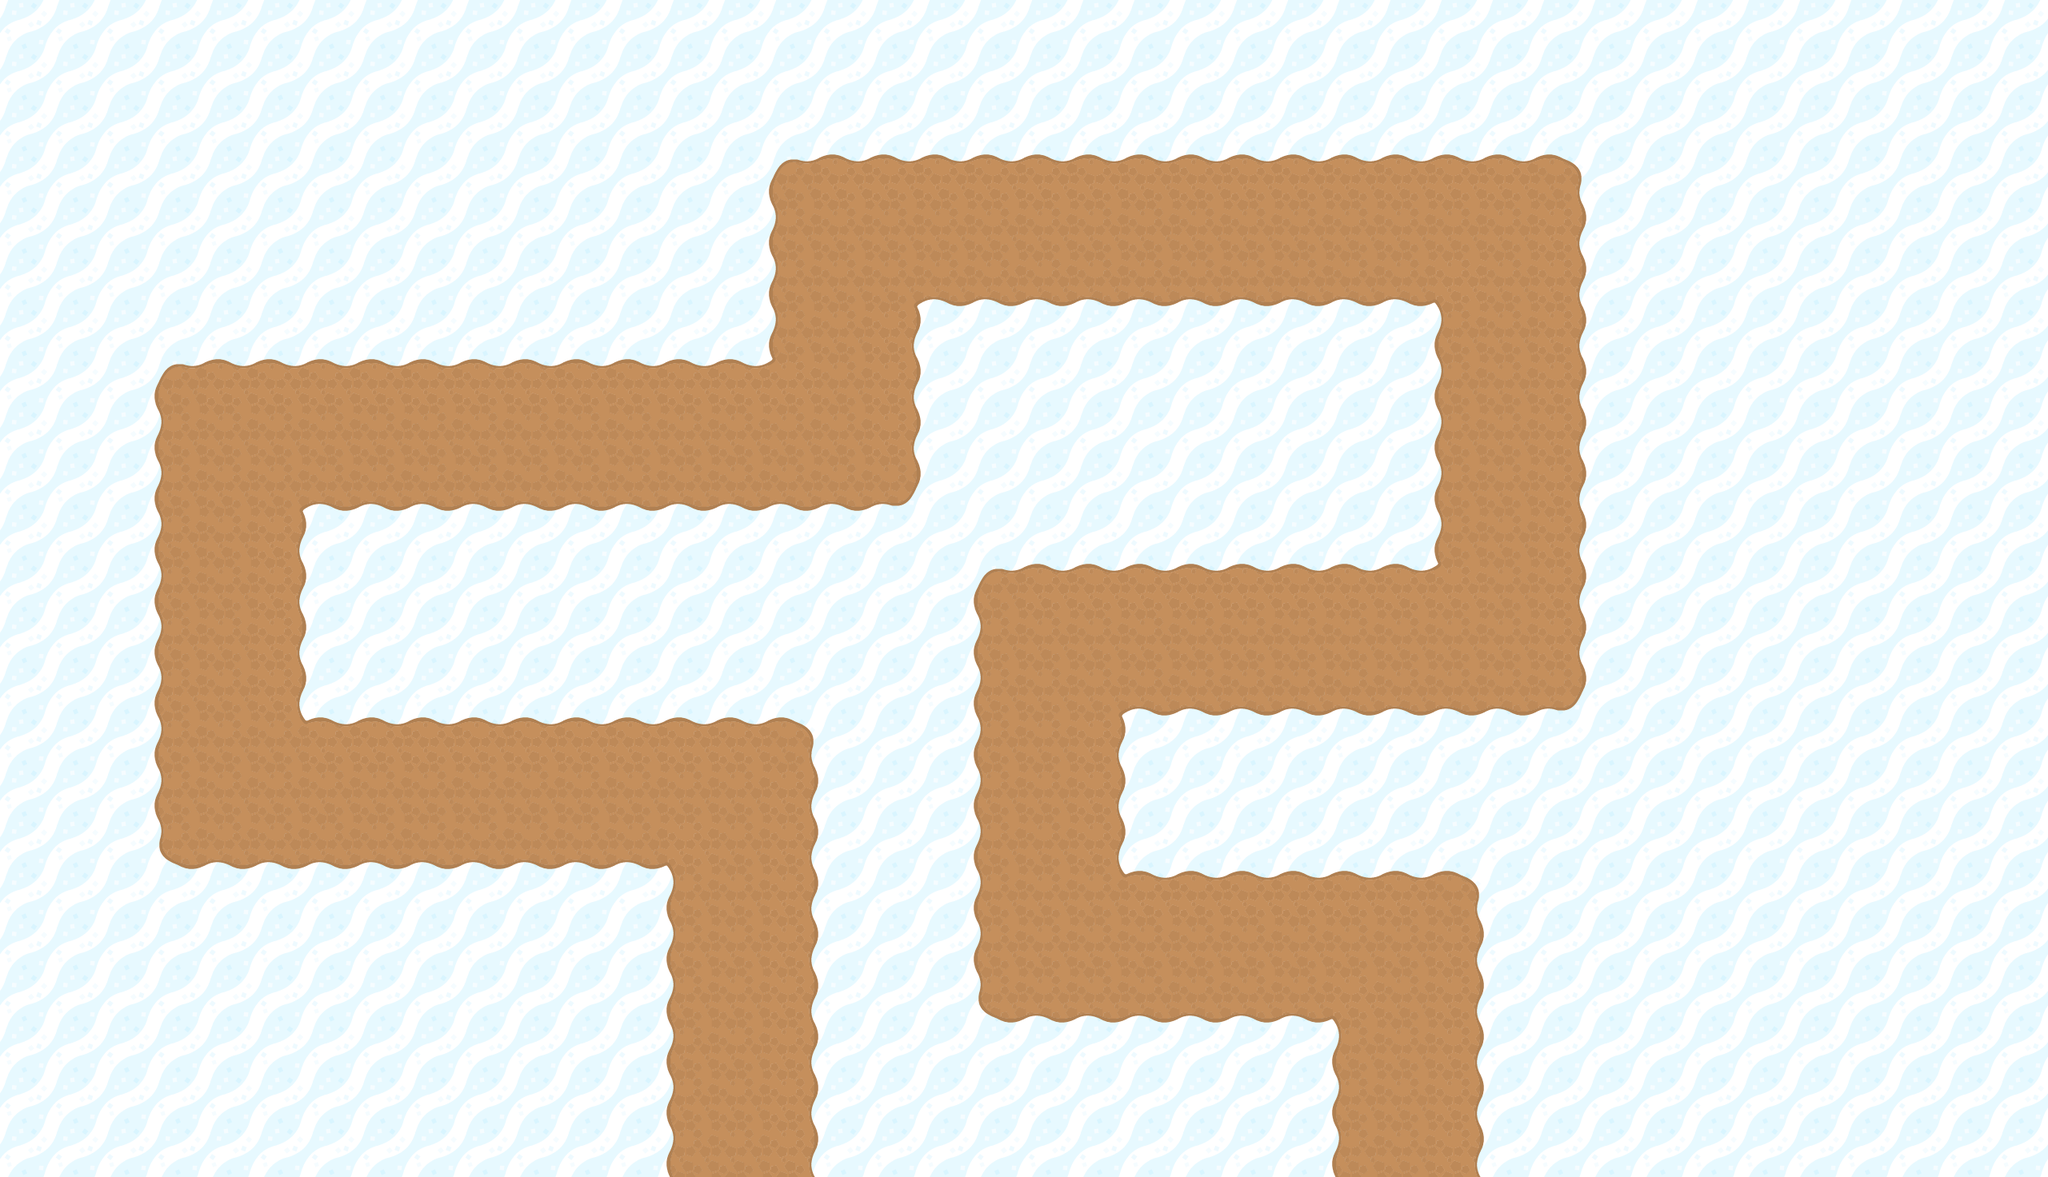

This game map was drawn from its Tiled (.tmx) file and the tilesets committed beside it. A one-line description and the full map source follow:
An orthogonal 40x23 tile map with 64x64 px tiles, 2 tile layers (Tile Layer 1, Tile Layer 2), 3 tilesets and 13 objects (PathLine).

<map version="1.0" tiledversion="1.0.2" orientation="orthogonal" renderorder="right-down" width="40" height="23" tilewidth="64" tileheight="64" nextobjectid="18">
 <tileset firstgid="1" name="tiles" tilewidth="64" tileheight="64" spacing="4" margin="2" tilecount="49" columns="7">
  <image source="../tiles/tiles.png" width="512" height="512" />
  <terraintypes>
   <terrain name="Path" tile="18" />
  </terraintypes>
  <tile id="14" terrain=",,,0" />
  <tile id="15" terrain=",,0,0" />
  <tile id="16" terrain=",,0," />
  <tile id="17" terrain=",0,,0" />
  <tile id="18" terrain="0,0,0,0" />
  <tile id="19" terrain="0,,0," />
  <tile id="20" terrain=",0,," />
  <tile id="21" terrain="0,0,," />
  <tile id="22" terrain="0,,," />
  <tile id="23" terrain="0,,0,0" />
  <tile id="24" terrain=",0,0,0" />
  <tile id="25" terrain="0,0,,0" />
  <tile id="26" terrain="0,0,0," />
 </tileset>
 <tileset firstgid="50" name="tiles3" tilewidth="64" tileheight="64" spacing="4" margin="2" tilecount="49" columns="7">
  <image source="../tiles/tiles3.png" width="512" height="512" />
 </tileset>
 <tileset firstgid="99" name="tiles4" tilewidth="64" tileheight="64" spacing="4" margin="2" tilecount="105" columns="7">
  <image source="../tiles/tiles4.png" width="512" height="1024" />
 </tileset>
 <layer name="Tile Layer 1" width="40" height="23">
  <data encoding="csv">
29,29,29,29,29,29,29,29,29,29,29,29,29,29,29,29,29,29,29,29,29,29,29,29,29,29,29,29,29,29,29,29,29,29,29,29,29,29,29,29,
29,29,29,29,29,29,29,29,29,29,29,29,29,29,29,29,29,29,29,29,29,29,29,29,29,29,29,29,29,29,29,29,29,29,29,29,29,29,29,29,
29,29,29,29,29,29,29,29,29,29,29,29,29,29,29,29,29,29,29,29,29,29,29,29,29,29,29,29,29,29,29,29,29,29,29,29,29,29,29,29,
29,29,29,29,29,29,29,29,29,29,29,29,29,29,29,29,29,29,29,29,29,29,29,29,29,29,29,29,29,29,29,29,29,29,29,29,29,29,29,29,
29,29,29,29,29,29,29,29,29,29,29,29,29,29,29,29,29,29,29,29,29,29,29,29,29,29,29,29,29,29,29,29,29,29,29,29,29,29,29,29,
29,29,29,29,29,29,29,29,29,29,29,29,29,29,29,29,29,29,29,29,29,29,29,29,29,29,29,29,29,29,29,29,29,29,29,29,29,29,29,29,
29,29,29,29,29,29,29,29,29,29,29,29,29,29,29,29,29,29,29,29,29,29,29,29,29,29,29,29,29,29,29,29,29,29,29,29,29,29,29,29,
29,29,29,29,29,29,29,29,29,29,29,29,29,29,29,29,29,29,29,29,29,29,29,29,29,29,29,29,29,29,29,29,29,29,29,29,29,29,29,29,
29,29,29,29,29,29,29,29,29,29,29,29,29,29,29,29,29,29,29,29,29,29,29,29,29,29,29,29,29,29,29,29,29,29,29,29,29,29,29,29,
29,29,29,29,29,29,29,29,29,29,29,29,29,29,29,29,29,29,29,29,29,29,29,29,29,29,29,29,29,29,29,29,29,29,29,29,29,29,29,29,
29,29,29,29,29,29,29,29,29,29,29,29,29,29,29,29,29,29,29,29,29,29,29,29,29,29,29,29,29,29,29,29,29,29,29,29,29,29,29,29,
29,29,29,29,29,29,29,29,29,29,29,29,29,29,29,29,29,29,29,29,29,29,29,29,29,29,29,29,29,29,29,29,29,29,29,29,29,29,29,29,
29,29,29,29,29,29,29,29,29,29,29,29,29,29,29,29,29,29,29,29,29,29,29,29,29,29,29,29,29,29,29,29,29,29,29,29,29,29,29,29,
29,29,29,29,29,29,29,29,29,29,29,29,29,29,29,29,29,29,29,29,29,29,29,29,29,29,29,29,29,29,29,29,29,29,29,29,29,29,29,29,
29,29,29,29,29,29,29,29,29,29,29,29,29,29,29,29,29,29,29,29,29,29,29,29,29,29,29,29,29,29,29,29,29,29,29,29,29,29,29,29,
29,29,29,29,29,29,29,29,29,29,29,29,29,29,29,29,29,29,29,29,29,29,29,29,29,29,29,29,29,29,29,29,29,29,29,29,29,29,29,29,
29,29,29,29,29,29,29,29,29,29,29,29,29,29,29,29,29,29,29,29,29,29,29,29,29,29,29,29,29,29,29,29,29,29,29,29,29,29,29,29,
29,29,29,29,29,29,29,29,29,29,29,29,29,29,29,29,29,29,29,29,29,29,29,29,29,29,29,29,29,29,29,29,29,29,29,29,29,29,29,29,
29,29,29,29,29,29,29,29,29,29,29,29,29,29,29,29,29,29,29,29,29,29,29,29,29,29,29,29,29,29,29,29,29,29,29,29,29,29,29,29,
29,29,29,29,29,29,29,29,29,29,29,29,29,29,29,29,29,29,29,29,29,29,29,29,29,29,29,29,29,29,29,29,29,29,29,29,29,29,29,29,
29,29,29,29,29,29,29,29,29,29,29,29,29,29,29,29,29,29,29,29,29,29,29,29,29,29,29,29,29,29,29,29,29,29,29,29,29,29,29,29,
29,29,29,29,29,29,29,29,29,29,29,29,29,29,29,29,29,29,29,29,29,29,29,29,29,29,29,29,29,29,29,29,29,29,29,29,29,29,29,29,
29,29,29,29,29,29,29,29,29,29,29,29,29,29,29,29,29,29,29,29,29,29,29,29,29,29,29,29,29,29,29,29,29,29,29,29,29,29,29,29
</data>
 </layer>
 <layer name="Tile Layer 2" width="40" height="23">
  <data encoding="csv">
0,0,0,0,0,0,0,0,0,0,0,0,0,0,0,0,0,0,0,0,0,0,0,0,0,0,0,0,0,0,0,0,0,0,0,0,0,0,0,0,
0,0,0,0,0,0,0,0,0,0,0,0,0,0,0,0,0,0,0,0,0,0,0,0,0,0,0,0,0,0,0,0,0,0,0,0,0,0,0,0,
0,0,0,0,0,0,0,0,0,0,0,0,0,0,0,0,0,0,0,0,0,0,0,0,0,0,0,0,0,0,0,0,0,0,0,0,0,0,0,0,
0,0,0,0,0,0,0,0,0,0,0,0,0,0,0,15,16,16,16,16,16,16,16,16,16,16,16,16,16,16,17,0,0,0,0,0,0,0,0,0,
0,0,0,0,0,0,0,0,0,0,0,0,0,0,0,18,19,19,19,19,19,19,19,19,19,19,19,19,19,19,20,0,0,0,0,0,0,0,0,0,
0,0,0,0,0,0,0,0,0,0,0,0,0,0,0,18,19,27,22,22,22,22,22,22,22,22,22,22,26,19,20,0,0,0,0,0,0,0,0,0,
0,0,0,0,0,0,0,0,0,0,0,0,0,0,0,18,19,20,0,0,0,0,0,0,0,0,0,0,18,19,20,0,0,0,0,0,0,0,0,0,
0,0,0,15,16,16,16,16,16,16,16,16,16,16,16,25,19,20,0,0,0,0,0,0,0,0,0,0,18,19,20,0,0,0,0,0,0,0,0,0,
0,0,0,18,19,19,19,19,19,19,19,19,19,19,19,19,19,20,0,0,0,0,0,0,0,0,0,0,18,19,20,0,0,0,0,0,0,0,0,0,
0,0,0,18,19,27,22,22,22,22,22,22,22,22,22,22,22,23,0,0,0,0,0,0,0,0,0,0,18,19,20,0,0,0,0,0,0,0,0,0,
0,0,0,18,19,20,0,0,0,0,0,0,0,0,0,0,0,0,0,0,0,0,0,0,0,0,0,0,18,19,20,0,0,0,0,0,0,0,0,0,
0,0,0,18,19,20,0,0,0,0,0,0,0,0,0,0,0,0,0,15,16,16,16,16,16,16,16,16,25,19,20,0,0,0,0,0,0,0,0,0,
0,0,0,18,19,20,0,0,0,0,0,0,0,0,0,0,0,0,0,18,19,19,19,19,19,19,19,19,19,19,20,0,0,0,0,0,0,0,0,0,
0,0,0,18,19,20,0,0,0,0,0,0,0,0,0,0,0,0,0,18,19,27,22,22,22,22,22,22,22,22,23,0,0,0,0,0,0,0,0,0,
0,0,0,18,19,24,16,16,16,16,16,16,16,16,16,17,0,0,0,18,19,20,0,0,0,0,0,0,0,0,0,0,0,0,0,0,0,0,0,0,
0,0,0,18,19,19,19,19,19,19,19,19,19,19,19,20,0,0,0,18,19,20,0,0,0,0,0,0,0,0,0,0,0,0,0,0,0,0,0,0,
0,0,0,21,22,22,22,22,22,22,22,22,22,26,19,20,0,0,0,18,19,20,0,0,0,0,0,0,0,0,0,0,0,0,0,0,0,0,0,0,
0,0,0,0,0,0,0,0,0,0,0,0,0,18,19,20,0,0,0,18,19,24,16,16,16,16,16,16,17,0,0,0,0,0,0,0,0,0,0,0,
0,0,0,0,0,0,0,0,0,0,0,0,0,18,19,20,0,0,0,18,19,19,19,19,19,19,19,19,20,0,0,0,0,0,0,0,0,0,0,0,
0,0,0,0,0,0,0,0,0,0,0,0,0,18,19,20,0,0,0,21,22,22,22,22,22,22,26,19,20,0,0,0,0,0,0,0,0,0,0,0,
0,0,0,0,0,0,0,0,0,0,0,0,0,18,19,20,0,0,0,0,0,0,0,0,0,0,18,19,20,0,0,0,0,0,0,0,0,0,0,0,
0,0,0,0,0,0,0,0,0,0,0,0,0,18,19,20,0,0,0,0,0,0,0,0,0,0,18,19,20,0,0,0,0,0,0,0,0,0,0,0,
0,0,0,0,0,0,0,0,0,0,0,0,0,18,19,20,0,0,0,0,0,0,0,0,0,0,18,19,20,0,0,0,0,0,0,0,0,0,0,0
</data>
 </layer>
 <objectgroup name="Path">
  <object id="16" name="PathLine" x="928" y="1502.67">
   <polyline points="0,-32 0,-510.667 -640,-510.667 -640,-958.667 128,-958.667 128,-1214.67 960,-1214.67 960,-702.667 384,-702.667 384,-318.667 832,-318.667 832,-32" />
  </object>
 </objectgroup>
 <objectgroup name="Boundary">
  <object id="4" x="845.583" y="920.667" width="166.417" height="548.667" />
  <object id="6" x="217.792" y="909.416" width="775.417" height="166.917" />
  <object id="7" x="205.458" y="475.333" width="166.417" height="574.667" />
  <object id="8" x="217.625" y="461.208" width="908.417" height="166.917" />
  <object id="9" x="973.708" y="215.875" width="166.417" height="397.334" />
  <object id="10" x="986.913" y="205.026" width="970.084" height="166.917" />
  <object id="11" x="1805.76" y="217.697" width="166.417" height="653.334" />
  <object id="12" x="1241.78" y="717.814" width="718.205" height="166.917" />
  <object id="13" x="1229.34" y="730.769" width="166.417" height="526.111" />
  <object id="14" x="1239.4" y="1101.04" width="589.205" height="166.917" />
  <object id="15" x="1677.27" y="1112.79" width="166.417" height="358.637" />
  <object id="17" x="1127.27" y="1751.52" />
 </objectgroup>
</map>
